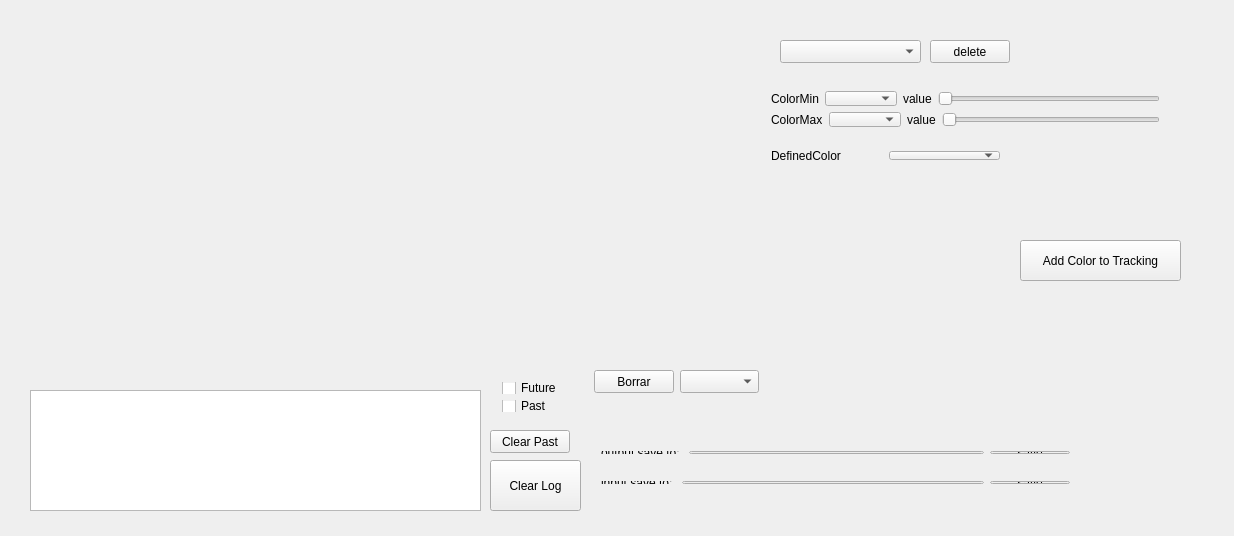
<?xml version="1.0" encoding="UTF-8"?>
<ui version="4.0">
 <class>Widget</class>
 <widget class="QWidget" name="Widget">
  <property name="geometry">
   <rect>
    <x>0</x>
    <y>0</y>
    <width>1234</width>
    <height>536</height>
   </rect>
  </property>
  <property name="windowTitle">
   <string>Widget</string>
  </property>
  <widget class="QPushButton" name="pushButton">
   <property name="geometry">
    <rect>
     <x>490</x>
     <y>460</y>
     <width>91</width>
     <height>51</height>
    </rect>
   </property>
   <property name="text">
    <string>Clear Log</string>
   </property>
  </widget>
  <widget class="QTextEdit" name="logText">
   <property name="geometry">
    <rect>
     <x>30</x>
     <y>390</y>
     <width>451</width>
     <height>121</height>
    </rect>
   </property>
   <property name="readOnly">
    <bool>true</bool>
   </property>
  </widget>
  <widget class="QWidget" name="layoutWidget">
   <property name="geometry">
    <rect>
     <x>760</x>
     <y>80</y>
     <width>411</width>
     <height>58</height>
    </rect>
   </property>
   <layout class="QVBoxLayout" name="verticalLayout">
    <item>
     <layout class="QHBoxLayout" name="horizontalLayout_3">
      <item>
       <widget class="QLabel" name="ColorMinLabel">
        <property name="text">
         <string>ColorMin</string>
        </property>
       </widget>
      </item>
      <item>
       <widget class="QComboBox" name="ColorMinChannelOption"/>
      </item>
      <item>
       <layout class="QHBoxLayout" name="horizontalLayout">
        <item>
         <widget class="QLabel" name="ColorMinValue">
          <property name="text">
           <string>value</string>
          </property>
         </widget>
        </item>
        <item>
         <widget class="QSlider" name="ColorMinChannelSlider">
          <property name="maximum">
           <number>100</number>
          </property>
          <property name="orientation">
           <enum>Qt::Horizontal</enum>
          </property>
         </widget>
        </item>
       </layout>
      </item>
     </layout>
    </item>
    <item>
     <layout class="QHBoxLayout" name="horizontalLayout_6">
      <item>
       <widget class="QLabel" name="ColorMaxLabel">
        <property name="text">
         <string>ColorMax</string>
        </property>
       </widget>
      </item>
      <item>
       <widget class="QComboBox" name="ColorMaxChannelOption"/>
      </item>
      <item>
       <layout class="QHBoxLayout" name="horizontalLayout_7">
        <item>
         <widget class="QLabel" name="ColorMaxValue">
          <property name="text">
           <string>value</string>
          </property>
         </widget>
        </item>
        <item>
         <widget class="QSlider" name="ColorMaxChannelSlider">
          <property name="maximum">
           <number>100</number>
          </property>
          <property name="orientation">
           <enum>Qt::Horizontal</enum>
          </property>
         </widget>
        </item>
       </layout>
      </item>
     </layout>
    </item>
   </layout>
  </widget>
  <widget class="QWidget" name="layoutWidget_2">
   <property name="geometry">
    <rect>
     <x>760</x>
     <y>140</y>
     <width>251</width>
     <height>31</height>
    </rect>
   </property>
   <layout class="QHBoxLayout" name="horizontalLayout_4">
    <item>
     <layout class="QHBoxLayout" name="horizontalLayout_8">
      <item>
       <widget class="QLabel" name="DefineColorLabel">
        <property name="text">
         <string>DefinedColor</string>
        </property>
       </widget>
      </item>
      <item>
       <widget class="QComboBox" name="DefinedColorOption"/>
      </item>
     </layout>
    </item>
   </layout>
  </widget>
  <widget class="QPushButton" name="addTotrackingButtom">
   <property name="geometry">
    <rect>
     <x>1020</x>
     <y>240</y>
     <width>161</width>
     <height>41</height>
    </rect>
   </property>
   <property name="text">
    <string>Add Color to Tracking</string>
   </property>
  </widget>
  <widget class="QLabel" name="currentSegmentationImg">
   <property name="geometry">
    <rect>
     <x>760</x>
     <y>190</y>
     <width>251</width>
     <height>181</height>
    </rect>
   </property>
   <property name="autoFillBackground">
    <bool>true</bool>
   </property>
   <property name="text">
    <string/>
   </property>
  </widget>
  <widget class="QComboBox" name="trackedColorsList">
   <property name="geometry">
    <rect>
     <x>780</x>
     <y>40</y>
     <width>141</width>
     <height>23</height>
    </rect>
   </property>
  </widget>
  <widget class="QPushButton" name="deleteButtom">
   <property name="geometry">
    <rect>
     <x>930</x>
     <y>40</y>
     <width>80</width>
     <height>23</height>
    </rect>
   </property>
   <property name="text">
    <string>delete</string>
   </property>
  </widget>
  <widget class="QWidget" name="layoutWidget">
   <property name="geometry">
    <rect>
     <x>30</x>
     <y>20</y>
     <width>711</width>
     <height>311</height>
    </rect>
   </property>
   <layout class="QHBoxLayout" name="horizontalLayout_2">
    <item>
     <widget class="QLabel" name="InputImg">
      <property name="mouseTracking">
       <bool>false</bool>
      </property>
      <property name="autoFillBackground">
       <bool>true</bool>
      </property>
      <property name="text">
       <string/>
      </property>
     </widget>
    </item>
    <item>
     <widget class="QLabel" name="OutputImg">
      <property name="mouseTracking">
       <bool>false</bool>
      </property>
      <property name="autoFillBackground">
       <bool>true</bool>
      </property>
      <property name="text">
       <string/>
      </property>
     </widget>
    </item>
   </layout>
  </widget>
  <widget class="QWidget" name="layoutWidget_3">
   <property name="geometry">
    <rect>
     <x>491</x>
     <y>371</y>
     <width>81</width>
     <height>52</height>
    </rect>
   </property>
   <layout class="QVBoxLayout" name="FuturePastLayout">
    <item>
     <widget class="QCheckBox" name="futureButtom">
      <property name="text">
       <string>Future</string>
      </property>
     </widget>
    </item>
    <item>
     <widget class="QCheckBox" name="pastButtom">
      <property name="text">
       <string>Past</string>
      </property>
      <property name="checked">
       <bool>false</bool>
      </property>
     </widget>
    </item>
   </layout>
  </widget>
  <widget class="QPushButton" name="ClearPastButtom">
   <property name="geometry">
    <rect>
     <x>490</x>
     <y>430</y>
     <width>80</width>
     <height>23</height>
    </rect>
   </property>
   <property name="text">
    <string>Clear Past</string>
   </property>
  </widget>
  <widget class="QPushButton" name="BorrarButtom">
   <property name="geometry">
    <rect>
     <x>594</x>
     <y>370</y>
     <width>80</width>
     <height>23</height>
    </rect>
   </property>
   <property name="text">
    <string>Borrar</string>
   </property>
  </widget>
  <widget class="QComboBox" name="SizeOfGaussian">
   <property name="geometry">
    <rect>
     <x>680</x>
     <y>370</y>
     <width>79</width>
     <height>23</height>
    </rect>
   </property>
  </widget>
  <widget class="QWidget" name="layoutWidget_4">
   <property name="geometry">
    <rect>
     <x>590</x>
     <y>410</y>
     <width>311</width>
     <height>17</height>
    </rect>
   </property>
   <layout class="QHBoxLayout" name="horizontalLayout_5">
    <item>
     <widget class="QLabel" name="raioLabel">
      <property name="text">
       <string>raio</string>
      </property>
     </widget>
    </item>
    <item>
     <widget class="QLabel" name="raioValueLabel">
      <property name="text">
       <string>30</string>
      </property>
     </widget>
    </item>
    <item>
     <widget class="QSlider" name="raioSlider">
      <property name="maximum">
       <number>100</number>
      </property>
      <property name="value">
       <number>20</number>
      </property>
      <property name="orientation">
       <enum>Qt::Horizontal</enum>
      </property>
     </widget>
    </item>
   </layout>
  </widget>
  <widget class="QWidget" name="layoutWidget_5">
   <property name="geometry">
    <rect>
     <x>590</x>
     <y>440</y>
     <width>491</width>
     <height>25</height>
    </rect>
   </property>
   <layout class="QHBoxLayout" name="horizontalLayout_9">
    <item>
     <widget class="QLabel" name="SaveLabel">
      <property name="text">
       <string>output save to: </string>
      </property>
     </widget>
    </item>
    <item>
     <widget class="QLineEdit" name="SaveLineEdit"/>
    </item>
    <item>
     <widget class="QPushButton" name="saveButtom">
      <property name="text">
       <string>save</string>
      </property>
     </widget>
    </item>
   </layout>
  </widget>
  <widget class="QWidget" name="layoutWidget_6">
   <property name="geometry">
    <rect>
     <x>590</x>
     <y>470</y>
     <width>491</width>
     <height>25</height>
    </rect>
   </property>
   <layout class="QHBoxLayout" name="horizontalLayout_10">
    <item>
     <widget class="QLabel" name="SaveInputLabel">
      <property name="text">
       <string>input save to: </string>
      </property>
     </widget>
    </item>
    <item>
     <widget class="QLineEdit" name="SaveInputEdit"/>
    </item>
    <item>
     <widget class="QPushButton" name="SaveInputButtom">
      <property name="text">
       <string>save</string>
      </property>
     </widget>
    </item>
   </layout>
  </widget>
 </widget>
 <layoutdefault spacing="6" margin="11"/>
 <resources/>
 <connections/>
</ui>
